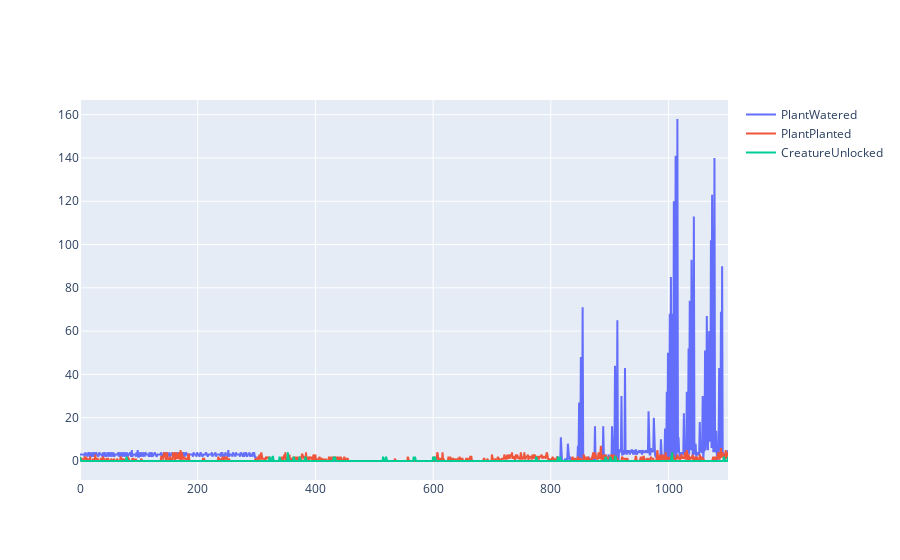

The notebook cell this image was saved under:
### Code cell
# subdf = alldf[alldf["eventKey"] == "CardPlacedInMachine"]
timeWindow = 20
binCount = (max(subdf["timeEpoch"]) - min(subdf["timeEpoch"])) / timeWindow

def makeBin(sdf, event = ""):
    if event != "":
        sdf = sdf[sdf["eventKey"] == event]
    ct = pd.cut(sdf["timeEpoch"], binCount)
    bins = sdf["timeEpoch"].groupby(ct).count()
    bb = bins.tolist()
    bAct = {"x": list(range(len(bb))), "y": bb, "name": event}
    return bAct

# ct = pd.cut(subdf["timeEpoch"], binCount)
# cardct = pd.cut(cardDf["timeEpoch"], binCount)

# df.groupby(pd.cut(df["B"], np.arange(0, 1.0+0.155, 0.155))).sum()
# actionBins = subdf["timeEpoch"].groupby(ct).count()
# cardBins = cardDf["timeEpoch"].groupby(cardct).count()
# screenChange = makeBin(subdf)
# cardChange = makeBin(cardDf)
# treasureOpen = makeBin(treasureOpendf)
# plating

# PlantWatered, PlantPlanted, RainbowPlantPlanted, PlantStateChanged, CreatureUnlocked

# ['PlantWatered' 'CreatureStateChanged' 'PlantStateChanged'
#  'TreasureDespawned' 'TreasureSpawned' 'GameStart' 'CreatureUnlocked'
#  'CreatureSelected' 'FlagMoved' 'FlagPlaced' 'CurrentScreenChanged'
#  'CardPlacedInMachine' 'CreatureSpawned' 'PlantPlanted'
#  'CreatureDeselected' 'CreatureDespawned' 'LeafyOrbFilled'
#  'CreatureLocked' 'MushroomOrbFilled' 'TreasureOpened'
#  'SeedPacketCountChanged' 'FlagCancelled' 'WoodyOrbFilled' 'AllOrbsFilled'
#  'CardPlacedInTray' 'CardSwapped' 'RainbowPlantPlanted']

# flagMove = makeBin(flagDf)

# cardmakeBin(subdf)

# screenChange = {"x": list(range(len(ab))), "y": ab}
# cardChange = {"x": list(range(len(cb))), "y": cb}

# data = [screenChange, stateChange]
# data = [screenChange, cardChange, treasureOpen, flagMove]
data = [makeBin(alldf, "PlantWatered"), makeBin(alldf, "PlantPlanted"), makeBin(alldf, "CreatureUnlocked")]


iplot(data, filename='normalized histogram')

### Figure 1 — Plotly figure (JSON) as saved in the notebook; plotly's stock layout.template omitted (floating-point values rounded to 4 significant figures; data arrays with more than 128 entries replaced by an {"elided": "..."} marker saying what was removed)
{"data": [{"name": "PlantWatered", "type": "scatter", "x": {"elided": "1102 int values"}, "y": {"elided": "1102 int values"}}, {"name": "PlantPlanted", "type": "scatter", "x": {"elided": "1102 int values"}, "y": {"elided": "1102 int values"}}, {"name": "CreatureUnlocked", "type": "scatter", "x": {"elided": "1102 int values"}, "y": {"elided": "1102 int values"}}], "layout": {"autosize": true, "xaxis": {"autorange": true, "range": [0, 1101], "type": "linear"}, "yaxis": {"autorange": true, "range": [-8.778, 166.8], "type": "linear"}}}
